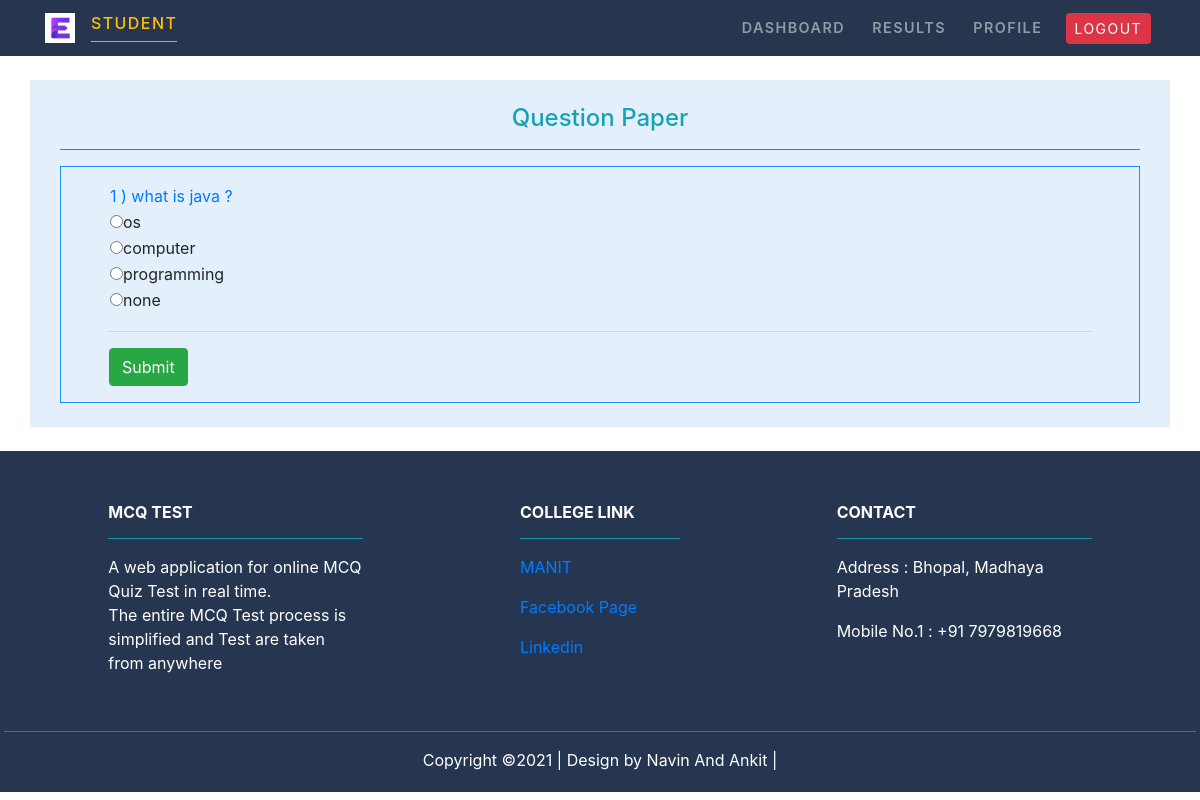
Page /student/ExamTake/Java on the earlier database version.
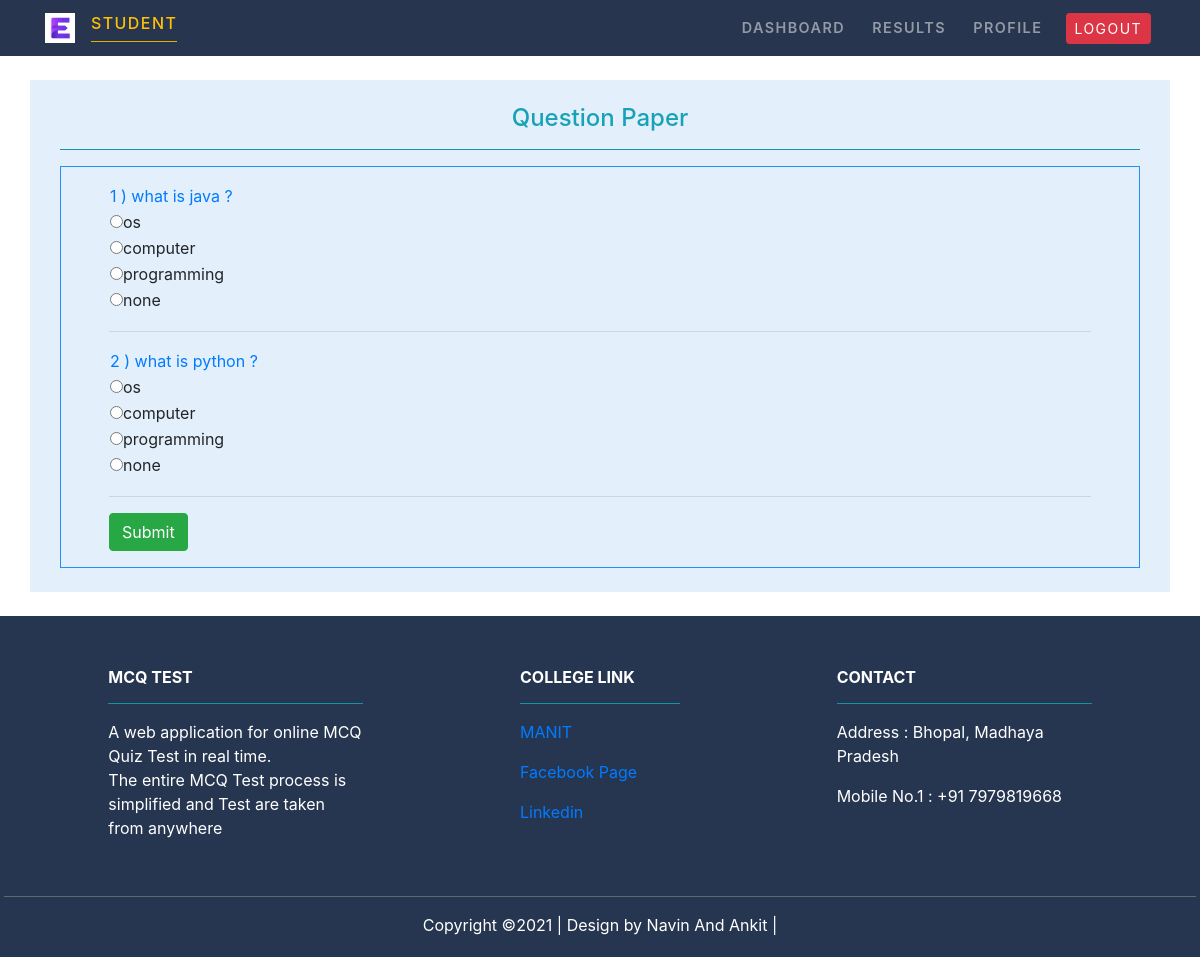
Same page on the later database version.
### MCQ_Test/models.py (models this page shows)
class Question(models.Model):
    subject=models.ForeignKey(Subject,on_delete=models.CASCADE)
    marks=models.PositiveIntegerField()
    question=models.CharField(max_length=600)
    option1=models.CharField(max_length=200)
    option2=models.CharField(max_length=200)
    option3=models.CharField(max_length=200)
    option4=models.CharField(max_length=200)
    answer=models.CharField(max_length=200)

### Student/views.py (the view)
# urls.py: path('ExamTake/<str:subject>', views.exam_take,name='examtake'),
def exam_take(request,subject):
    fm=Question.objects.filter(subject=subject)
    return render(request,'Student/examtake.html',{'ftt':fm})

### Student/templates/Student/examtake.html (shortened to what this page needs)
{% extends 'Student/studentbase.html' %}
{% load static %}
{% block content %}
<div class="container py-4">
        <div class="row justify-content-center align-items-center ">
          <div class="col-md-12 " style="background-color: rgb(227, 239, 250);">
              <div class="col-md-12 py-4">
                  <div class="text-center text-info" >
                      <h4> Question Paper</h4>
                  </div>
                  <hr class="bg-info">
                  <div class="px-5 py-3" style="border: 0.6px solid DodgerBlue;">
                        {% for i in  ftt %}
                                <form action="{% url 'examresult'%}" method="POST">
                                    <table>
                                        <tr>
                                            <td class="text-primary">{{i.id}} ) {{i.question}} ?</td>
                                        </tr>
                                        <tr>
                                            <td><input type = "radio" class="rb" name = {{i.id}} id="option1" value="{{i.option1}}">{{i.option1}}</td>
                                        </tr>
                                        <tr>
                                            <td><input type = "radio" class="rb" name = {{i.id}} id="option2" value="{{i.option2}}">{{i.option2}}</td>
                                        </tr>
                                        <tr>
                                            <td><input type = "radio" class="rb" name = {{i.id}} id="option3" value="{{i.option3}}">{{i.option3}}</td>
                                        </tr>
                                        <tr>
                                            <td><input type = "radio" class="rb" name = {{i.id}} id="option4" value="{{i.option4}}">{{i.option4}}</td>
                                        </tr>
                                        <tr>
                                            <td><label id="answer" class= "rb" style="display:none ; color : green"><b>Correct Answer :</b>{{i.answer}}</label></td>
                                        </tr>
                                    </table>
                                <hr>
                                    {% endfor %}
                                    <input type="submit"  class="btn btn-success" value="Submit" id="b1" onclick="return getanswers(answers = [{% for q in ftt %}'{{ q.answer }}',{% endfor %}],m = [{% for m in ftt %}'{{ m.marks }}',{% endfor %}])">
                                    <br>
                                </form>
                  </div>
                 </div>
            </div>
        </div>
      </div>
{% endblock content %}

Differences in the rows shown:
added Question: id "2", question "what is python", option1 "os", option2 "computer", option3 "programming", option4 "none"
